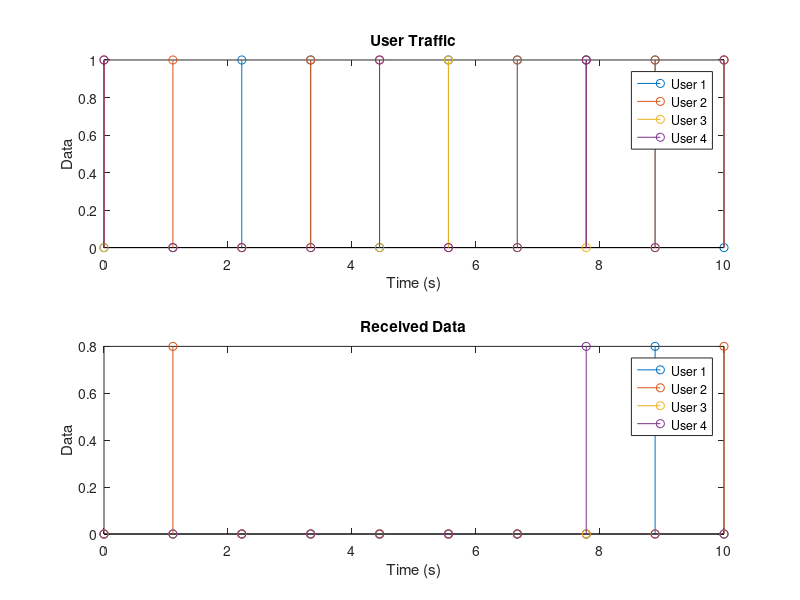

This chart was generated by the following MATLAB code:
clc;

numUsers = 4; 
timeSlotDuration = 1; % seconds 
totalTimeSlots = 10; 
channelGain = 0.8; 

userData = randi([0, 1], numUsers, totalTimeSlots); 

timeSlots = linspace(0, timeSlotDuration*totalTimeSlots, totalTimeSlots); 

userSlots = mod(0:totalTimeSlots-1, numUsers) + 1; 

receivedData = zeros(numUsers, totalTimeSlots); 
for slot = 1:totalTimeSlots 
    for user = 1:numUsers 
        if userSlots(slot) == user 
            transmittedData = userData(user, slot); 
            receivedData(user, slot) = transmittedData * channelGain; 
        end 
    end 
end 

bitErrorRate = sum(sum(xor(receivedData, userData))) / (numUsers * totalTimeSlots); 

figure; 
subplot(2, 1, 1); 
stem(timeSlots, userData'); 
title('User Traffic'); 
xlabel('Time (s)'); 
ylabel('Data'); 
legend('User 1', 'User 2', 'User 3', 'User 4'); 

subplot(2, 1, 2); 
stem(timeSlots, receivedData'); 
title('Received Data'); 
xlabel('Time (s)'); 
ylabel('Data'); 
legend('User 1', 'User 2', 'User 3', 'User 4'); 

disp(['Bit Error Rate: ', num2str(bitErrorRate)]);
